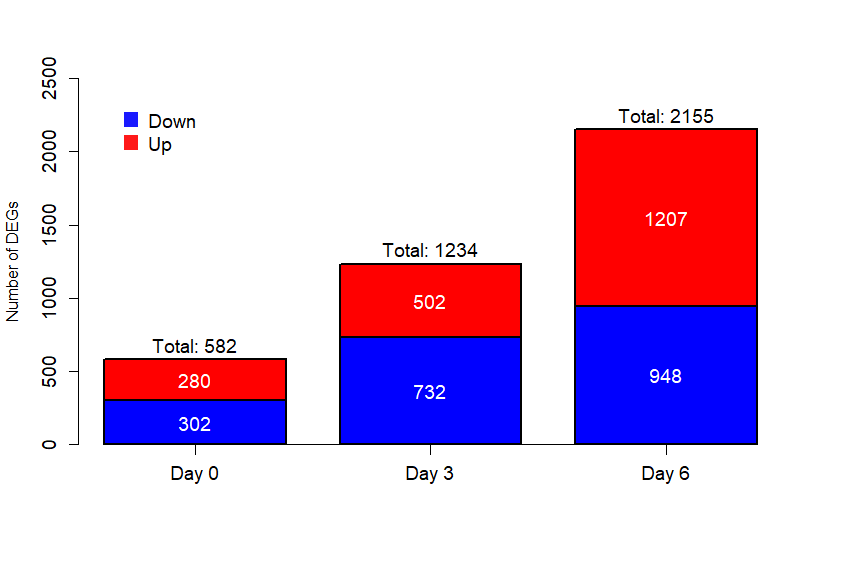

Write the R code that produced this figure.
#install.packages("devtools")
#library(devtools)
#devtools::install_github("kassambara/easyGgplot2", force = TRUE)
library(easyGgplot2)

setwd("C:/Users/mikef/Dropbox (EinsteinMed)/Fei/Reverse/")
directory <- getwd()

day0<- read.csv("WTDAY0-vs-KODAY0/SigDEGs.csv",header = T)
day0Up<- nrow(day0[day0$log2FoldChange > 0,])
day0Down<- nrow(day0[day0$log2FoldChange < 0,])

day3<- read.csv("WTDAY3-vs-KODAY3/SigDEGs.csv",header = T)
day3Up<- nrow(day3[day3$log2FoldChange > 0,])
day3Down<- nrow(day3[day3$log2FoldChange < 0,])

day6<- read.csv("WTDAY6-vs-KODAY6/SigDEGs.csv",header = T)
day6Up<- nrow(day6[day6$log2FoldChange > 0,])
day6Down<- nrow(day6[day6$log2FoldChange < 0,])

df <- data.frame(DAY = c("Day 0","Day 3","Day 6"), 
                 Up = c(day0Up, day3Up, day6Up), 
                 Down= c(day0Down, day3Down, day6Down))

png(file = "BarPlot.png", width = 1600, height = 1600, units = "px", res = 300)
par(mar = c(6.1, 4.1, 4.1, 4.1), # change the margins
    lwd = 2, # increase the line thickness
    cex.axis = 1.2 # increase default axis label size
)

#A numerical vector of the form c(bottom, left, top, right) which gives
#the number of lines of margin to be specified on the four sides of the plot. The default is c(5, 4, 4, 2) + 0.1.
## Draw boxplot with no axes.
my_bar <- barplot(cbind(Down, Up) ~ DAY, data = df, border="black", width=c(1,1,1),
                  las=0 , 
                  col=c(rgb(0.0,0.0,1.0,1.0), rgb(1.0,0.0,0.0,1.0)), 
                  ylim=c(0,5000), 
                  space=0.3,
                  axes=T,
                  axisnames=T,
                  xlab = "",
                  ylab = "Number of DEGs",
                  main="" )

## Draw x-axis without labels.
axis(side = 1, at=c(0.8, 2.1, 3.4), labels = F)
axis(side = 1, at=c(0.8, 2.1, 3.4), labels = F)

# # Add abline
# abline(v=c(1.3 , 2.5) , col="grey")

# Add the text 
text(my_bar, (df$Down/2), df$Down , cex=1.2, col="#FFFFFF") 
text(my_bar, (df$Down+df$Up/2), df$Up , cex=1.2, col="#FFFFFF") 
text(my_bar, (df$Down+df$Up+100), paste0("Total: ",df$Up+df$Down) , cex=1.2, col="#000000") 

#Legend
legend("topleft", legend = c("Down","Up" ) , 
       col = c(rgb(0.0,0.0,1.0,1.0), rgb(1.0,0.0,0.0,1.0)) , 
       bty = "n", pch=15 , pt.cex = 2, cex = 1.2, horiz = FALSE, inset = c(0.05, 0.05))

dev.off()

# ## Draw y-axis.
# axis(side = 2,
#      ## Rotate labels perpendicular to y-axis.
#      las = 0,
#      ## Adjust y-axis label positions.
#      mgp = c(3, 0.75, 0), labels = F)

# ## Draw the x-axis labels.
# text(x = 1:length(dat),
#      ## Move labels to just below bottom of chart.
#      y = par("usr")[3] - 0.45,
#      ## Use names from the data list.
#      labels = names(dat),
#      ## Change the clipping region.
#      xpd = NA,
#      ## Rotate the labels by 35 degrees.
#      srt = 35,
#      ## Adjust the labels to almost 100% right-justified.
#      adj = 0.965,
#      ## Increase label size.
#      cex = 1.2)

#http://www.sthda.com/english/wiki/ggplot2-barplots-quick-start-guide-r-software-and-data-visualization